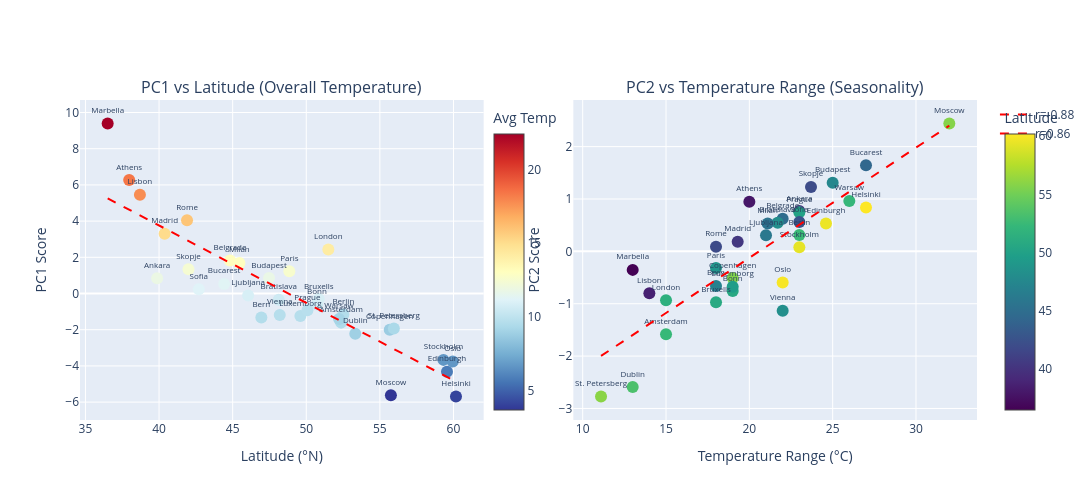

Notebook cell for this chart:
### Markdown cell above
### Cell 18: Visualizing PC-Variable Relationships with Scatter Plots

This cell creates scatter plots with regression lines to visually confirm the correlations computed in the previous cell.

**Left Panel: PC1 vs. Latitude**
- Each point is a city
- X-axis: Geographic latitude (°N)
- Y-axis: PC1 score
- Color: Average temperature (red=warm, blue=cold)
- Red dashed line: Linear regression fit

**Expected Pattern:**
Strong negative slope—as latitude increases (going north), PC1 decreases (colder overall). This confirms PC1 captures the north-south temperature gradient.

**Right Panel: PC2 vs. Temperature Range**
- X-axis: Temperature range (max month - min month)
- Y-axis: PC2 score  
- Color: Latitude (yellow=south, purple=north)

**Expected Pattern:**
Strong positive slope—cities with larger temperature swings (continental climate) have higher PC2 scores.

**Regression Statistics:**
- `r` = Pearson correlation coefficient (shown on line labels)
- Values close to ±1 indicate strong linear relationships
- These plots provide visual validation of the numerical correlations

**Interpretation Framework:**
After this analysis, we can confidently state:
- **PC1 ≈ Latitude effect ≈ Overall temperature level**
- **PC2 ≈ Continentality ≈ Seasonal amplitude**

### Code cell
# Visualize PC1 vs Latitude relationship
fig = make_subplots(rows=1, cols=2, subplot_titles=[
    'PC1 vs Latitude (Overall Temperature)', 
    'PC2 vs Temperature Range (Seasonality)'
])

# PC1 vs Latitude
fig.add_trace(go.Scatter(
    x=results_df['Latitude'], y=results_df['PC1'],
    mode='markers+text', text=results_df['City'],
    textposition='top center', textfont=dict(size=8),
    marker=dict(size=12, color=results_df['Avg_Temp'], 
                colorscale='RdYlBu_r', showscale=True,
                colorbar=dict(title='Avg Temp', x=0.45)),
    showlegend=False
), row=1, col=1)

# Add regression line
slope1, intercept1, r1, p1, se1 = stats.linregress(results_df['Latitude'], results_df['PC1'])
x_line = np.linspace(results_df['Latitude'].min(), results_df['Latitude'].max(), 100)
fig.add_trace(go.Scatter(x=x_line, y=slope1*x_line + intercept1,
                         mode='lines', line=dict(dash='dash', color='red'),
                         name=f'r={r1:.2f}'), row=1, col=1)

# PC2 vs Temperature Range
fig.add_trace(go.Scatter(
    x=results_df['Temp_Range'], y=results_df['PC2'],
    mode='markers+text', text=results_df['City'],
    textposition='top center', textfont=dict(size=8),
    marker=dict(size=12, color=results_df['Latitude'],
                colorscale='Viridis', showscale=True,
                colorbar=dict(title='Latitude', x=1.02)),
    showlegend=False
), row=1, col=2)

slope2, intercept2, r2, p2, se2 = stats.linregress(results_df['Temp_Range'], results_df['PC2'])
x_line2 = np.linspace(results_df['Temp_Range'].min(), results_df['Temp_Range'].max(), 100)
fig.add_trace(go.Scatter(x=x_line2, y=slope2*x_line2 + intercept2,
                         mode='lines', line=dict(dash='dash', color='red'),
                         name=f'r={r2:.2f}'), row=1, col=2)

fig.update_layout(height=500, width=1100)
fig.update_xaxes(title_text='Latitude (°N)', row=1, col=1)
fig.update_xaxes(title_text='Temperature Range (°C)', row=1, col=2)
fig.update_yaxes(title_text='PC1 Score', row=1, col=1)
fig.update_yaxes(title_text='PC2 Score', row=1, col=2)
fig.show()

### Figure 1 — Plotly figure (JSON) as saved in the notebook; plotly's stock layout.template omitted (floating-point values rounded to 4 significant figures)
{"data": [{"marker": {"color": [9.417, 11.83, 18.42, 13.08, 9.583, 9.583, 10.42, 10.83, 11.25, 11.75, 8.75, 8.917, 4.083, 17.75, 14.17, 9.667, 22.42, 3.667, 6.667, 12.58, 9.75, 15.92, 11.17, 6.667, 9.667, 9.083, 10.53, 9.292, 10.86, 15.06, 12.99, 5.783, 12.41], "colorbar": {"title": {"text": "Avg Temp"}, "x": 0.45}, "colorscale": [[0, "rgb(49,54,149)"], [0.1, "rgb(69,117,180)"], [0.2, "rgb(116,173,209)"], [0.3, "rgb(171,217,233)"], [0.4, "rgb(224,243,248)"], [0.5, "rgb(255,255,191)"], [0.6, "rgb(254,224,144)"], [0.7, "rgb(253,174,97)"], [0.8, "rgb(244,109,67)"], [0.9, "rgb(215,48,39)"], [1, "rgb(165,0,38)"]], "showscale": true, "size": 12}, "mode": "markers+text", "showlegend": false, "text": ["Amsterdam", "Ankara", "Athens", "Belgrade", "Berlin", "Bern", "Bonn", "Bruxells", "Bucarest", "Budapest", "Copenhagen", "Dublin", "Helsinki", "Lisbon", "London", "Luxemborg", "Marbella", "Moscow", "Oslo", "Paris", "Prague", "Rome", "Sofia", "Stockholm", "Vienna", "Warsaw", "Bratislava", "St. Petersberg", "Ljubljana", "Madrid", "Milan", "Edinburgh", "Skopje"], "textfont": {"size": 8}, "textposition": "top center", "type": "scatter", "x": [52.37, 39.87, 37.97, 44.82, 52.52, 46.95, 50.73, 50.85, 44.42, 47.47, 55.67, 53.33, 60.17, 38.7, 51.5, 49.6, 36.51, 55.75, 59.95, 48.85, 50.08, 41.9, 42.7, 59.32, 48.2, 52.23, 48.13, 55.95, 46.05, 40.38, 45.46, 59.56, 42.0], "xaxis": "x", "y": [-1.609, 0.8395, 6.265, 1.826, -1.163, -1.327, -0.603, -0.3046, 0.5259, 0.851, -2.005, -2.221, -5.69, 5.458, 2.437, -1.247, 9.392, -5.614, -3.759, 1.227, -0.93, 4.052, 0.2417, -3.667, -1.185, -1.402, -0.3427, -1.934, -0.1073, 3.296, 1.689, -4.327, 1.335], "yaxis": "y"}, {"line": {"color": "red", "dash": "dash"}, "mode": "lines", "name": "r=-0.88", "type": "scatter", "x": [36.51, 36.75, 36.99, 37.23, 37.47, 37.7, 37.94, 38.18, 38.42, 38.66, 38.9, 39.14, 39.38, 39.62, 39.86, 40.09, 40.33, 40.57, 40.81, 41.05, 41.29, 41.53, 41.77, 42.01, 42.25, 42.48, 42.72, 42.96, 43.2, 43.44, 43.68, 43.92, 44.16, 44.4, 44.64, 44.87, 45.11, 45.35, 45.59, 45.83, 46.07, 46.31, 46.55, 46.79, 47.03, 47.26, 47.5, 47.74, 47.98, 48.22, 48.46, 48.7, 48.94, 49.18, 49.42, 49.65, 49.89, 50.13, 50.37, 50.61, 50.85, 51.09, 51.33, 51.57, 51.81, 52.04, 52.28, 52.52, 52.76, 53.0, 53.24, 53.48, 53.72, 53.96, 54.2, 54.43, 54.67, 54.91, 55.15, 55.39, 55.63, 55.87, 56.11, 56.35, 56.59, 56.82, 57.06, 57.3, 57.54, 57.78, 58.02, 58.26, 58.5, 58.74, 58.98, 59.21, 59.45, 59.69, 59.93, 60.17], "xaxis": "x", "y": [5.254, 5.151, 5.049, 4.947, 4.845, 4.742, 4.64, 4.538, 4.435, 4.333, 4.231, 4.129, 4.026, 3.924, 3.822, 3.72, 3.617, 3.515, 3.413, 3.31, 3.208, 3.106, 3.004, 2.901, 2.799, 2.697, 2.595, 2.492, 2.39, 2.288, 2.185, 2.083, 1.981, 1.879, 1.776, 1.674, 1.572, 1.47, 1.367, 1.265, 1.163, 1.06, 0.9582, 0.8559, 0.7536, 0.6514, 0.5491, 0.4468, 0.3446, 0.2423, 0.14, 0.03774, -0.06454, -0.1668, -0.2691, -0.3714, -0.4736, -0.5759, -0.6782, -0.7804, -0.8827, -0.985, -1.087, -1.19, -1.292, -1.394, -1.496, -1.599, -1.701, -1.803, -1.905, -2.008, -2.11, -2.212, -2.315, -2.417, -2.519, -2.621, -2.724, -2.826, -2.928, -3.03, -3.133, -3.235, -3.337, -3.44, -3.542, -3.644, -3.746, -3.849, -3.951, -4.053, -4.155, -4.258, -4.36, -4.462, -4.565, -4.667, -4.769, -4.871], "yaxis": "y"}, {"marker": {"color": [52.37, 39.87, 37.97, 44.82, 52.52, 46.95, 50.73, 50.85, 44.42, 47.47, 55.67, 53.33, 60.17, 38.7, 51.5, 49.6, 36.51, 55.75, 59.95, 48.85, 50.08, 41.9, 42.7, 59.32, 48.2, 52.23, 48.13, 55.95, 46.05, 40.38, 45.46, 59.56, 42.0], "colorbar": {"title": {"text": "Latitude"}, "x": 1.02}, "colorscale": [[0, "#440154"], [0.1111, "#482878"], [0.2222, "#3e4989"], [0.3333, "#31688e"], [0.4444, "#26828e"], [0.5556, "#1f9e89"], [0.6667, "#35b779"], [0.7778, "#6ece58"], [0.8889, "#b5de2b"], [1, "#fde725"]], "showscale": true, "size": 12}, "mode": "markers+text", "showlegend": false, "text": ["Amsterdam", "Ankara", "Athens", "Belgrade", "Berlin", "Bern", "Bonn", "Bruxells", "Bucarest", "Budapest", "Copenhagen", "Dublin", "Helsinki", "Lisbon", "London", "Luxemborg", "Marbella", "Moscow", "Oslo", "Paris", "Prague", "Rome", "Sofia", "Stockholm", "Vienna", "Warsaw", "Bratislava", "St. Petersberg", "Ljubljana", "Madrid", "Milan", "Edinburgh", "Skopje"], "textfont": {"size": 8}, "textposition": "top center", "type": "scatter", "x": [15.0, 23.0, 20.0, 22.0, 23.0, 18.0, 19.0, 18.0, 27.0, 25.0, 19.0, 13.0, 27.0, 14.0, 15.0, 19.0, 13.0, 32.0, 22.0, 18.0, 23.0, 18.0, 23.0, 23.0, 22.0, 26.0, 21.7, 11.1, 21.0, 19.3, 21.1, 24.6, 23.7], "xaxis": "x2", "y": [-1.584, 0.7702, 0.9466, 0.6241, 0.3102, -0.6595, -0.7588, -0.9704, 1.646, 1.311, -0.5104, -2.591, 0.8392, -0.801, -0.9324, -0.6747, -0.3539, 2.441, -0.5932, -0.3179, 0.7443, 0.08659, 0.5587, 0.07988, -1.133, 0.9626, 0.5457, -2.772, 0.3083, 0.1812, 0.5338, 0.5317, 1.23], "yaxis": "y2"}, {"line": {"color": "red", "dash": "dash"}, "mode": "lines", "name": "r=0.86", "type": "scatter", "x": [11.1, 11.31, 11.52, 11.73, 11.94, 12.16, 12.37, 12.58, 12.79, 13.0, 13.21, 13.42, 13.63, 13.84, 14.06, 14.27, 14.48, 14.69, 14.9, 15.11, 15.32, 15.53, 15.74, 15.96, 16.17, 16.38, 16.59, 16.8, 17.01, 17.22, 17.43, 17.64, 17.86, 18.07, 18.28, 18.49, 18.7, 18.91, 19.12, 19.33, 19.54, 19.76, 19.97, 20.18, 20.39, 20.6, 20.81, 21.02, 21.23, 21.44, 21.66, 21.87, 22.08, 22.29, 22.5, 22.71, 22.92, 23.13, 23.34, 23.56, 23.77, 23.98, 24.19, 24.4, 24.61, 24.82, 25.03, 25.24, 25.46, 25.67, 25.88, 26.09, 26.3, 26.51, 26.72, 26.93, 27.14, 27.36, 27.57, 27.78, 27.99, 28.2, 28.41, 28.62, 28.83, 29.04, 29.26, 29.47, 29.68, 29.89, 30.1, 30.31, 30.52, 30.73, 30.94, 31.16, 31.37, 31.58, 31.79, 32.0], "xaxis": "x2", "y": [-1.997, -1.953, -1.909, -1.864, -1.82, -1.775, -1.731, -1.686, -1.642, -1.598, -1.553, -1.509, -1.464, -1.42, -1.375, -1.331, -1.287, -1.242, -1.198, -1.153, -1.109, -1.064, -1.02, -0.9755, -0.9311, -0.8867, -0.8422, -0.7978, -0.7534, -0.709, -0.6645, -0.6201, -0.5757, -0.5312, -0.4868, -0.4424, -0.398, -0.3535, -0.3091, -0.2647, -0.2202, -0.1758, -0.1314, -0.08695, -0.04252, 0.001913, 0.04634, 0.09077, 0.1352, 0.1796, 0.2241, 0.2685, 0.3129, 0.3573, 0.4018, 0.4462, 0.4906, 0.5351, 0.5795, 0.6239, 0.6684, 0.7128, 0.7572, 0.8016, 0.8461, 0.8905, 0.9349, 0.9794, 1.024, 1.068, 1.113, 1.157, 1.202, 1.246, 1.29, 1.335, 1.379, 1.424, 1.468, 1.513, 1.557, 1.601, 1.646, 1.69, 1.735, 1.779, 1.824, 1.868, 1.912, 1.957, 2.001, 2.046, 2.09, 2.135, 2.179, 2.223, 2.268, 2.312, 2.357, 2.401], "yaxis": "y2"}], "layout": {"annotations": [{"font": {"size": 16}, "showarrow": false, "text": "PC1 vs Latitude (Overall Temperature)", "x": 0.225, "xanchor": "center", "xref": "paper", "y": 1, "yanchor": "bottom", "yref": "paper"}, {"font": {"size": 16}, "showarrow": false, "text": "PC2 vs Temperature Range (Seasonality)", "x": 0.775, "xanchor": "center", "xref": "paper", "y": 1, "yanchor": "bottom", "yref": "paper"}], "height": 500, "width": 1100, "xaxis": {"anchor": "y", "domain": [0, 0.45], "title": {"text": "Latitude (°N)"}}, "xaxis2": {"anchor": "y2", "domain": [0.55, 1], "title": {"text": "Temperature Range (°C)"}}, "yaxis": {"anchor": "x", "domain": [0, 1], "title": {"text": "PC1 Score"}}, "yaxis2": {"anchor": "x2", "domain": [0, 1], "title": {"text": "PC2 Score"}}}}
